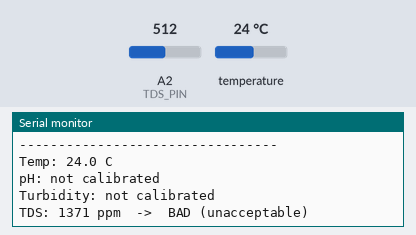
A sketch run on a simulated Arduino Uno, built with avr-gcc and run on an emulated ATmega328P. Parts: the last lines printed to the serial monitor. Inputs (shaded band) come from the test bench; at power-on: A2 (TDS_PIN) = 512, temperature 24 °C. EEPROM starts erased.

Above: at 6.8 s.
6.9 s: A2 (TDS_PIN) set to 430
At 8.2 s:
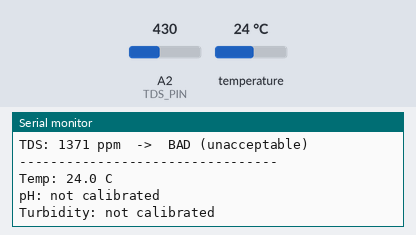
8.4 s: A2 (TDS_PIN) set to 408
At 10.7 s:
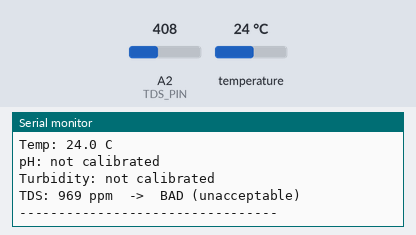
Timing chart, 0 to 12.2 s (numbered marks = the images above; inputs shaded):
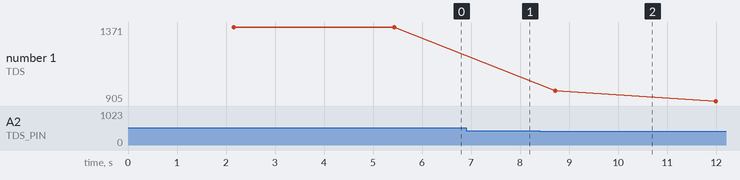

The sketch:

pool_water_quality_sensors.ino
```cpp
// =====================================================
// WATER QUALITY MONITOR - pH + TURBIDITY + TEMP + TDS
// Arduino Uno
//
// WIRING:
//   pH module:        V+ -> 3.3V,  G -> GND,  Po   -> A1
//   Turbidity module: VCC -> 5V,   GND -> GND, AOUT -> A0
//   TDS module:       VCC -> 5V,   GND -> GND, AOUT -> A2
//   DS18B20 temp:     VCC -> 5V,   GND -> GND, DATA -> D2
//                     + 4.7k resistor between DATA and 5V
//
// LIBRARIES NEEDED:
//   - OneWire
//   - DallasTemperature
//
// pH COMMANDS:   CAL4 / CAL7 / CAL9
// TURB COMMANDS: CALCLEAR / CALDIRTY
// GENERAL:       SHOW / RESET
// =====================================================

#include <EEPROM.h>
#include <OneWire.h>
#include <DallasTemperature.h>

// ---------------- PIN CONFIG ----------------
#define PH_PIN        A1
#define TURBIDITY_PIN A0
#define TDS_PIN       A2
#define TEMP_PIN      2

// ---------------- TEMP SETUP ----------------
OneWire oneWire(TEMP_PIN);
DallasTemperature tempSensor(&oneWire);

// ---------------- ADC / VOLTAGE ----------------
const float PH_VREF   = 3.3;
const float TURB_VREF = 5.0;
const float TDS_VREF  = 5.0;
const float ADC_MAX_VALUE = 1023.0;

// ---------------- pH BUFFER VALUES (30C) ----------------
const float PH_LOW  = 4.01;
const float PH_MID  = 6.85;
const float PH_HIGH = 9.14;

// ---------------- TURBIDITY NTU MAP ----------------
const float CLEAR_NTU = 0.0;
const float DIRTY_NTU = 1000.0;

// ---------------- TDS ----------------
// Default temperature used if temp sensor fails
const float TDS_DEFAULT_TEMP = 25.0;
// Scaling factor (0.5 typical for Gravity TDS). Increase if
// readings look low vs a known reference, decrease if high.
const float TDS_FACTOR = 0.5;

// ---------------- SAMPLING ----------------
const int SAMPLE_COUNT = 100;
const int SAMPLE_DELAY_MS = 10;
const int TRIM_COUNT = 15;
const float PH_MAX_NOISE_MV   = 50.0;
const float TURB_MAX_NOISE_MV = 150.0;

// ---------------- EEPROM ADDRESSES ----------------
const int PH_EEPROM_ADDR   = 0;
const int TURB_EEPROM_ADDR = 32;

const uint32_t PH_MAGIC   = 0x50484333;
const uint32_t TURB_MAGIC = 0x54555242;

// ---------------- STRUCTS ----------------
struct PHCalibration {
  uint32_t magic;
  float adcAtLow;
  float adcAtMid;
  float adcAtHigh;
};

struct TurbCalibration {
  uint32_t magic;
  float voltageClear;
  float voltageDirty;
};

struct AnalysisResult {
  float filteredADC;
  float voltage;
  float noiseMV;
};

PHCalibration phCal;
TurbCalibration turbCal;
int samples[SAMPLE_COUNT];

// last good temperature (used for TDS correction)
float lastTempC = TDS_DEFAULT_TEMP;

// =====================================================
// EEPROM LOAD / SAVE
// =====================================================

void savePH()   { phCal.magic = PH_MAGIC;   EEPROM.put(PH_EEPROM_ADDR, phCal); }
void saveTurb() { turbCal.magic = TURB_MAGIC; EEPROM.put(TURB_EEPROM_ADDR, turbCal); }

void resetPH() {
  phCal.magic = PH_MAGIC;
  phCal.adcAtLow = -1.0;
  phCal.adcAtMid = -1.0;
  phCal.adcAtHigh = -1.0;
  savePH();
}

void resetTurb() {
  turbCal.magic = TURB_MAGIC;
  turbCal.voltageClear = -1.0;
  turbCal.voltageDirty = -1.0;
  saveTurb();
}

void loadCalibration() {
  EEPROM.get(PH_EEPROM_ADDR, phCal);
  if (phCal.magic != PH_MAGIC) resetPH();

  EEPROM.get(TURB_EEPROM_ADDR, turbCal);
  if (turbCal.magic != TURB_MAGIC) resetTurb();
}

// =====================================================
// CALIBRATION CHECKS
// =====================================================

bool pointValid(float adc) { return adc > 0 && adc < 1023; }

bool phCalibrated() {
  return pointValid(phCal.adcAtLow) &&
         pointValid(phCal.adcAtHigh) &&
         abs(phCal.adcAtLow - phCal.adcAtHigh) > 5;
}

bool turbCalibrated() {
  if (turbCal.voltageClear <= 0 || turbCal.voltageDirty <= 0) return false;
  float diff = turbCal.voltageClear - turbCal.voltageDirty;
  if (diff < 0) diff = -diff;
  return diff > 0.02;
}

// =====================================================
// SHARED ANALOG ANALYSIS
// =====================================================

void sortSamples() {
  for (int i = 1; i < SAMPLE_COUNT; i++) {
    int current = samples[i];
    int j = i - 1;
    while (j >= 0 && samples[j] > current) {
      samples[j + 1] = samples[j];
      j--;
    }
    samples[j + 1] = current;
  }
}

AnalysisResult analysePin(int pin, float vref) {
  analogRead(pin);
  delayMicroseconds(300);

  for (int i = 0; i < SAMPLE_COUNT; i++) {
    samples[i] = analogRead(pin);
    delay(SAMPLE_DELAY_MS);
  }

  sortSamples();

  long sum = 0;
  for (int i = TRIM_COUNT; i < SAMPLE_COUNT - TRIM_COUNT; i++) {
    sum += samples[i];
  }
  int usedSamples = SAMPLE_COUNT - (TRIM_COUNT * 2);
  float filteredADC = sum / (float)usedSamples;

  int lowerADC = samples[TRIM_COUNT];
  int upperADC = samples[SAMPLE_COUNT - TRIM_COUNT - 1];
  float noiseMV = (upperADC - lowerADC) * (vref / ADC_MAX_VALUE) * 1000.0;

  AnalysisResult r;
  r.filteredADC = filteredADC;
  r.voltage = filteredADC * vref / ADC_MAX_VALUE;
  r.noiseMV = noiseMV;
  return r;
}

// =====================================================
// TEMPERATURE READING
// =====================================================

float readTemperature() {
  tempSensor.requestTemperatures();
  float tempC = tempSensor.getTempCByIndex(0);
  return tempC;   // -127 if not found
}

// =====================================================
// pH CALCULATION
// =====================================================

float calculatePH(float adc) {
  bool haveMid = pointValid(phCal.adcAtMid);

  if (haveMid) {
    float adcMid = phCal.adcAtMid;
    float adcLow = phCal.adcAtLow;
    float adcHigh = phCal.adcAtHigh;

    bool acidicSide;
    if (adcLow > adcHigh) {
      acidicSide = (adc >= adcMid);
    } else {
      acidicSide = (adc <= adcMid);
    }

    if (acidicSide) {
      return PH_LOW + (adc - adcLow) * (PH_MID - PH_LOW) / (adcMid - adcLow);
    } else {
      return PH_MID + (adc - adcMid) * (PH_HIGH - PH_MID) / (adcHigh - adcMid);
    }
  }

  return PH_LOW + (adc - phCal.adcAtLow) *
         (PH_HIGH - PH_LOW) / (phCal.adcAtHigh - phCal.adcAtLow);
}

// =====================================================
// TURBIDITY CALCULATION
// =====================================================

float calculateNTU(float voltage) {
  float denom = turbCal.voltageClear - turbCal.voltageDirty;
  if (denom == 0) denom = 0.0001;

  float ntu = CLEAR_NTU +
              (turbCal.voltageClear - voltage) *
              (DIRTY_NTU - CLEAR_NTU) / denom;

  if (ntu < 0) ntu = 0;
  if (ntu > DIRTY_NTU) ntu = DIRTY_NTU;
  return ntu;
}

// =====================================================
// TDS CALCULATION (temperature compensated)
// Gravity TDS factory formula
// =====================================================

float calculateTDS(float voltage, float tempC) {
  // temperature compensation to 25C
  float compCoeff = 1.0 + 0.02 * (tempC - 25.0);
  float compVoltage = voltage / compCoeff;

  // factory polynomial: converts voltage -> TDS (ppm)
  float tds = (133.42 * compVoltage * compVoltage * compVoltage
             - 255.86 * compVoltage * compVoltage
             + 857.39 * compVoltage) * TDS_FACTOR;

  if (tds < 0) tds = 0;
  return tds;
}

// =====================================================
// CALIBRATION COMMANDS
// =====================================================

void calibratePHpoint(const char* label, float* target) {
  Serial.print("Analysing ");
  Serial.print(label);
  Serial.println(" buffer...");

  AnalysisResult r = analysePin(PH_PIN, PH_VREF);

  if (r.noiseMV > PH_MAX_NOISE_MV) {
    Serial.print("FAILED: Unstable. Noise = ");
    Serial.print(r.noiseMV, 1);
    Serial.println(" mV");
    return;
  }

  *target = r.filteredADC;
  savePH();
  Serial.print(label);
  Serial.print(" saved. ADC = ");
  Serial.println(r.filteredADC, 1);
}

void calibrateTurb(const char* label, float* target) {
  Serial.print("Analysing ");
  Serial.print(label);
  Serial.println(" water...");

  AnalysisResult r = analysePin(TURBIDITY_PIN, TURB_VREF);

  if (r.noiseMV > TURB_MAX_NOISE_MV) {
    Serial.print("WARNING: Noisy (");
    Serial.print(r.noiseMV, 1);
    Serial.println(" mV) but saving anyway.");
  }

  *target = r.voltage;
  saveTurb();
  Serial.print(label);
  Serial.print(" saved. Voltage = ");
  Serial.print(r.voltage, 4);
  Serial.println(" V");
}

void handleCommand() {
  if (!Serial.available()) return;

  String command = Serial.readStringUntil('\n');
  command.trim();
  command.toUpperCase();

  if (command == "CAL4") {
    calibratePHpoint("pH 4.01", &phCal.adcAtLow);
  }
  else if (command == "CAL7") {
    calibratePHpoint("pH 6.85", &phCal.adcAtMid);
  }
  else if (command == "CAL9") {
    calibratePHpoint("pH 9.14", &phCal.adcAtHigh);
  }
  else if (command == "CALCLEAR") {
    calibrateTurb("CLEAR", &turbCal.voltageClear);
  }
  else if (command == "CALDIRTY") {
    calibrateTurb("DIRTY", &turbCal.voltageDirty);
  }
  else if (command == "SHOW") {
    Serial.println("--- pH calibration ---");
    Serial.print("ADC 4.01 = "); Serial.println(phCal.adcAtLow, 1);
    Serial.print("ADC 6.85 = "); Serial.println(phCal.adcAtMid, 1);
    Serial.print("ADC 9.14 = "); Serial.println(phCal.adcAtHigh, 1);
    Serial.print("pH calibrated? "); Serial.println(phCalibrated() ? "YES" : "NO");
    Serial.println("--- Turbidity calibration ---");
    Serial.print("Clear V = "); Serial.println(turbCal.voltageClear, 4);
    Serial.print("Dirty V = "); Serial.println(turbCal.voltageDirty, 4);
    Serial.print("Turb calibrated? "); Serial.println(turbCalibrated() ? "YES" : "NO");
  }
  else if (command == "RESET") {
    resetPH();
    resetTurb();
    Serial.println("ALL calibration deleted.");
  }
}

// =====================================================
// SETUP
// =====================================================

void setup() {
  Serial.begin(9600);
  Serial.setTimeout(200);

  pinMode(PH_PIN, INPUT);
  pinMode(TURBIDITY_PIN, INPUT);
  pinMode(TDS_PIN, INPUT);

  tempSensor.begin();
  loadCalibration();

  Serial.println("=================================");
  Serial.println("WATER QUALITY MONITOR READY");
  Serial.println("pH->A1 Turb->A0 TDS->A2 Temp->D2");
  Serial.println("=================================");
  Serial.println("pH:   CAL4 / CAL7 / CAL9");
  Serial.println("Turb: CALCLEAR / CALDIRTY");
  Serial.println("Gen:  SHOW / RESET");
  Serial.println("=================================");

  if (!phCalibrated())
    Serial.println("[!] pH not calibrated");
  if (!turbCalibrated())
    Serial.println("[!] Turbidity not calibrated");
}

// =====================================================
// MAIN LOOP
// =====================================================

void loop() {
  handleCommand();

  Serial.println("---------------------------------");

  // ---------- TEMPERATURE ----------
  float tempC = readTemperature();
  bool tempOK = (tempC > -100.0);

  if (tempOK) {
    lastTempC = tempC;   // save for TDS correction
    Serial.print("Temp: ");
    Serial.print(tempC, 1);
    Serial.println(" C");
  } else {
    Serial.println("Temp: ERROR (check wiring & 4.7k resistor)");
  }

  // ---------- pH ----------
  if (phCalibrated()) {
    AnalysisResult phR = analysePin(PH_PIN, PH_VREF);

    if (phR.noiseMV > PH_MAX_NOISE_MV) {
      Serial.println("pH: ERROR (unstable signal)");
    } else {
      float ph = calculatePH(phR.filteredADC);
      if (ph < 0.0 || ph > 14.0) {
        Serial.println("pH: ERROR (invalid calibration)");
      } else {
        Serial.print("pH: ");
        Serial.println(ph, 2);
      }
    }
  } else {
    Serial.println("pH: not calibrated");
  }

  // ---------- TURBIDITY ----------
  if (turbCalibrated()) {
    AnalysisResult tR = analysePin(TURBIDITY_PIN, TURB_VREF);
    float ntu = calculateNTU(tR.voltage);

    Serial.print("Turbidity: ");
    Serial.print(ntu, 1);
    Serial.print(" NTU  ->  ");

    if (ntu <= 5.0) {
      Serial.println("GOOD (safe/clear)");
    } else if (ntu <= 50.0) {
      Serial.println("AVERAGE (slightly cloudy)");
    } else {
      Serial.println("BAD (very cloudy/dirty)");
    }
  } else {
    Serial.println("Turbidity: not calibrated");
  }

  // ---------- TDS ----------
  AnalysisResult tdsR = analysePin(TDS_PIN, TDS_VREF);
  float tds = calculateTDS(tdsR.voltage, lastTempC);

  Serial.print("TDS: ");
  Serial.print(tds, 0);
  Serial.print(" ppm  ->  ");

  // Drinking water quality based on TDS (ppm)
  if (tds <= 300.0) {
    Serial.println("GOOD (excellent/good)");
  } else if (tds <= 600.0) {
    Serial.println("AVERAGE (fair)");
  } else if (tds <= 900.0) {
    Serial.println("POOR");
  } else {
    Serial.println("BAD (unacceptable)");
  }

  delay(1500);
}
```

Measured:
- the behaviour switches between 416 and 415 on A2 (TDS_PIN) (found by bisection; images 1 and 2)
- after the input at 8.4 s, the serial monitor: prints a new line after 0.32 s (image 2)
- plotted number 1: 1371 → 905 after the input at 8.4 s
